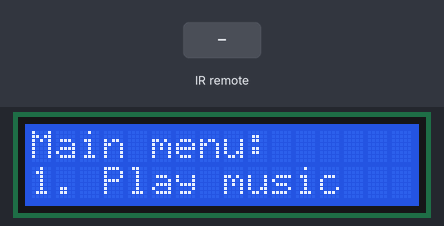
Recording of a sketch running on a simulated Arduino Uno, built with avr-gcc and run on an emulated ATmega328P. Parts: 16×2 character LCD. Inputs (shaded band) come from the test bench. What the sketch prints to the serial monitor is not drawn.

Above: at 4.2 s.
4.3 s: infrared code 0xFF02FD received
At 4.38 s:
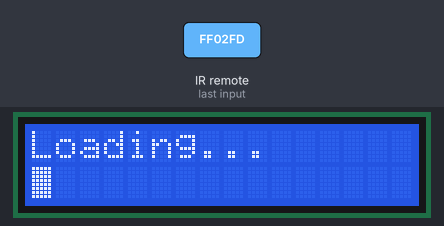
6.2 s: infrared code 0xFF6897 received
At 7.1 s:
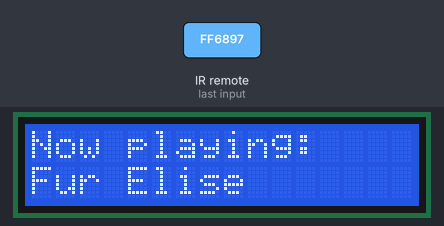
8.3 s: infrared code 0xFF22DD received
At 9.4 s:
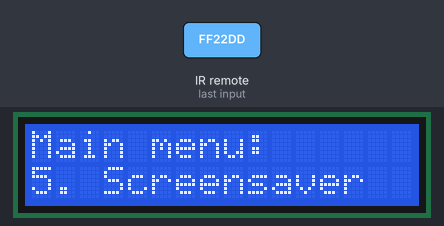
9.8 s: infrared code 0xFF22DD received
At 10.6 s:
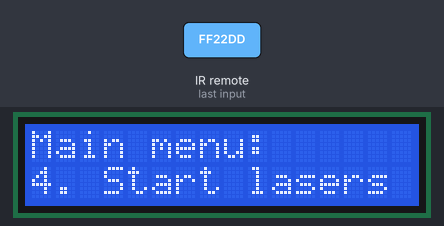
11.3 s: infrared code 0xFF02FD received
At 14.08 s:
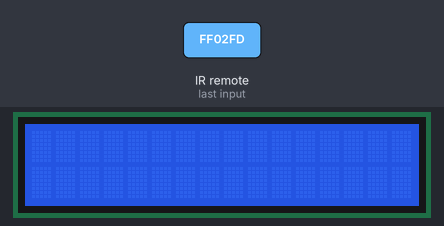
14.3 s: infrared code 0xFF22DD received
At 15.2 s:
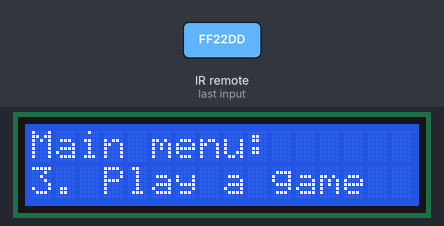
Timing chart, 0 to 16.8 s (numbered marks = the images above; inputs shaded):
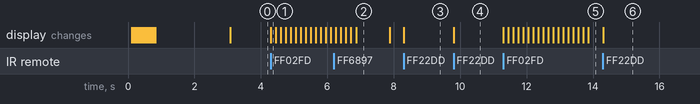

Measured:
- after the input at 4.3 s, the display: changes at once (image 1)
- after the input at 6.2 s, the display: first differs from a run without the input after 0.67 s (image 2)
- after the input at 8.3 s, the display: changes at once (image 3)
- after the input at 9.8 s, the display: changes at once (image 4)
- after the input at 11.3 s, the display: first changes at once (image 5 shows a later state)
- after the input at 14.3 s, the display: changes at once (image 6)
- what the display in image 2 shows lasts 1.0 s, from 6.9 s to 7.9 s

The sketch:

menu1.ino
```cpp
#include "LiquidCrystal.h"
#include "IRremote.h"

// initialize the library with the numbers of the interface pins
LiquidCrystal lcd(12, 11, 5, 4, 3, 2);

byte customchar1[8] =
{
  B11111,
  B11111,
  B11111,
  B11111,
  B11111,
  B11111,
  B11111,
  B11111
};

byte customchar2[8] =
{
  B00000,
  B00000,
  B00000,
  B00000,
  B00000,
  B00000,
  B00000,
  B00000
};

int receiver = 10;
IRrecv irrecv(receiver);           // create instance of 'irrecv'
decode_results results;            // create instance of 'decode_results'

byte menu_input = 1;


void setup() {
  Serial.begin(9600);
  irrecv.enableIRIn(); // Start the receiver
  lcd.begin(16,2);    // set up the LCD's number of columns and rows:
  lcd.clear();
  lcd.createChar(1, customchar1);
  lcd.createChar(2, customchar2);

  lcd.setCursor(0,0);

  lcd.print("  Arduino Glass");
  for (byte i=0;i<17;i++){
    lcd.setCursor(i,1);
    lcd.write(1);
//    if (i == 3){
//      tone(8, 1480);}
//    else if (i == 9){
//      tone(8, 1661);}
//    else if (i == 15){
//      tone(8, 1864);}
    delay(50);

  }


  delay(150);
  //noTone(8);
  delay(2000);
  lcd.clear();
  mainmenu(1);
}


void loop() {

  if (irrecv.decode(&results)) // have we received an IR signal?

  {
    //Serial.println(results.value, HEX);  //UN Comment to see raw values
    translateIR();
    irrecv.resume(); // receive the next value
    delay(2);
  }
}


void mainmenu(byte menu){
  lcd.clear();
  lcd.setCursor(0,0);
  lcd.print("Main menu:");
  lcd.setCursor(0,1);

  if (menu > 5){
    menu = 1;}
  else if (menu < 1){
    menu = 5;}

  menu_input = menu;
  irrecv.resume(); // receive the next value
  switch(menu){

    case 1: lcd.print("1. Play music"); break;
    case 2: lcd.print("2. Play a movie"); break;
    case 3: lcd.print("3. Play a game"); break;
    case 4: lcd.print("4. Start lasers"); break;
    case 5: lcd.print("5. Screensaver"); break;
  }
}


void translateIR() // takes action based on IR code received

// describing KEYES Remote IR codes

{

  switch(results.value)

  {

  case 0xFF629D: Serial.println(" FORWARD"); break;
  case 0xFF22DD: Serial.println(" LEFT");    mainmenu(menu_input - 1); break;
  case 0xFF02FD: Serial.println(" -OK-");    selectmenu(menu_input); break;
  case 0xFFC23D: Serial.println(" RIGHT");   mainmenu(menu_input + 1); break;
  case 0xFFA857: Serial.println(" REVERSE"); break;
  case 0xFF6897: Serial.println(" 1");    break;
  case 0xFF9867: Serial.println(" 2");    break;
  case 0xFFB04F: Serial.println(" 3");    break;
  case 0xFF30CF: Serial.println(" 4");    break;
  case 0xFF18E7: Serial.println(" 5");    break;
  case 0xFF7A85: Serial.println(" 6");    break;
  case 0xFF10EF: Serial.println(" 7");    break;
  case 0xFF38C7: Serial.println(" 8");    break;
  case 0xFF5AA5: Serial.println(" 9");    break;
  case 0xFF42BD: Serial.println(" *");    break;
  case 0xFF4AB5: Serial.println(" 0");    break;
  case 0xFF52AD: Serial.println(" #");    break;
  case 0xFFFFFFFF: Serial.println(" REPEAT");break;

  default:
    Serial.println(" other button   ");

  }// End Case

  delay(2); // Do not get immediate repeat


}


void selectmenu(byte option){
  lcd.clear();
  lcd.setCursor(0,0);
  lcd.print("Loading...");
  lcd.setCursor(0,1);

  for (byte i=0;i<17;i++){
    lcd.setCursor(i,1);
    lcd.write(1);
    lcd.setCursor(i-1,1);
    lcd.write(2);

    delay(150);}

  lcd.clear();
  lcd.setCursor(0,0);
  switch(option){

    case 1: musicmenu(); break;
    case 2: break;
    case 3: break;
    case 4: break;
    case 5: break;
  }
}

void musicmenu(){
  boolean ir_value = ir_receiver();

  if (ir_value == true){
    ir_value = music_choice();}

  delay(2);
  byte scrollCursor = 16;
  byte stringStart, stringStop = 0;
  String str = "(1) Fur Elise (2) Star-spangled banner (3) Mario (4) EXIT";

  while (!ir_value){
    lcd.setCursor(0,0);
    lcd.print("Playlist:");
    lcd.setCursor(scrollCursor, 1);
    lcd.print(str.substring(stringStart,stringStop));
    boolean ir_value = ir_receiver();
    Serial.println(results.value);
    if (ir_value == true){
      ir_value = music_choice();}

    irrecv.resume(); // receive the next value
    delay(300);
    lcd.clear();

    if(stringStart == 0 && scrollCursor > 0){
      scrollCursor--;
      stringStop++;
    }
    else if (stringStart == stringStop){
      stringStart = stringStop = 0;
      scrollCursor = 16;
    }
    else if (stringStop == str.length() && scrollCursor == 0){
      stringStart++;
    }
    else {
      stringStart++;
      stringStop++;
    }
  }

  lcd.clear();
  lcd.setCursor(0,0);
  lcd.print("Now playing:");
  lcd.setCursor(0,1);

  switch(results.value){
      case 0xFF6897: Serial.println(" 1");
        lcd.print("Fur Elise"); delay(1000);
        break;
      case 0xFF9867: Serial.println(" 2");
        lcd.print("Star-spangled banner"); delay(1000);
        break;
      case 0xFFB04F: Serial.println(" 3");
        lcd.print("Mario"); delay(1000);
        break;
      case 0xFF30CF: Serial.println(" 4");
            break;
  }
  mainmenu(1);
}


boolean ir_receiver(){
  irrecv.resume(); // receive the next value
  if (irrecv.decode(&results)) // have we received an IR signal?
  {
    return true;
  }
  else {
    return false;
  }
}

boolean music_choice(){
  switch(results.value){
      case 0xFF6897: Serial.println(" 1");
        return true;
        break;
      case 0xFF9867: Serial.println(" 2");
        return true;
        break;
      case 0xFFB04F: Serial.println(" 3");
        return true;
        break;
      case 0xFF30CF: Serial.println(" 4");
        return true;
        break;
      default: return false;
    }
}
```
